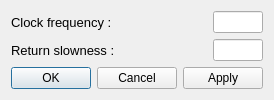
<?xml version="1.0" encoding="UTF-8"?>
<ui version="4.0">
 <class>SettingsDialog</class>
 <widget class="QDialog" name="SettingsDialog">
  <property name="geometry">
   <rect>
    <x>0</x>
    <y>0</y>
    <width>255</width>
    <height>95</height>
   </rect>
  </property>
  <property name="windowTitle">
   <string>qudi: Confocal - Settings</string>
  </property>
  <layout class="QGridLayout" name="gridLayout_2">
   <item row="0" column="1">
    <layout class="QGridLayout" name="gridLayout">
     <item row="1" column="0">
      <widget class="QLabel" name="label_2">
       <property name="font">
        <font>
         <pointsize>10</pointsize>
        </font>
       </property>
       <property name="text">
        <string>Return slowness :</string>
       </property>
      </widget>
     </item>
     <item row="0" column="0">
      <widget class="QLabel" name="label">
       <property name="font">
        <font>
         <pointsize>10</pointsize>
        </font>
       </property>
       <property name="text">
        <string>Clock frequency :</string>
       </property>
      </widget>
     </item>
     <item row="1" column="1">
      <widget class="QLineEdit" name="return_slowness_InputWidget">
       <property name="maximumSize">
        <size>
         <width>50</width>
         <height>16777215</height>
        </size>
       </property>
      </widget>
     </item>
     <item row="0" column="1">
      <widget class="QLineEdit" name="clock_frequency_InputWidget">
       <property name="maximumSize">
        <size>
         <width>50</width>
         <height>16777215</height>
        </size>
       </property>
      </widget>
     </item>
    </layout>
   </item>
   <item row="1" column="1">
    <widget class="QDialogButtonBox" name="buttonBox">
     <property name="orientation">
      <enum>Qt::Horizontal</enum>
     </property>
     <property name="standardButtons">
      <set>QDialogButtonBox::Apply|QDialogButtonBox::Cancel|QDialogButtonBox::Ok</set>
     </property>
    </widget>
   </item>
  </layout>
 </widget>
 <resources/>
 <connections>
  <connection>
   <sender>buttonBox</sender>
   <signal>accepted()</signal>
   <receiver>SettingsDialog</receiver>
   <slot>accept()</slot>
   <hints>
    <hint type="sourcelabel">
     <x>248</x>
     <y>254</y>
    </hint>
    <hint type="destinationlabel">
     <x>157</x>
     <y>274</y>
    </hint>
   </hints>
  </connection>
  <connection>
   <sender>buttonBox</sender>
   <signal>rejected()</signal>
   <receiver>SettingsDialog</receiver>
   <slot>reject()</slot>
   <hints>
    <hint type="sourcelabel">
     <x>316</x>
     <y>260</y>
    </hint>
    <hint type="destinationlabel">
     <x>286</x>
     <y>274</y>
    </hint>
   </hints>
  </connection>
 </connections>
</ui>
